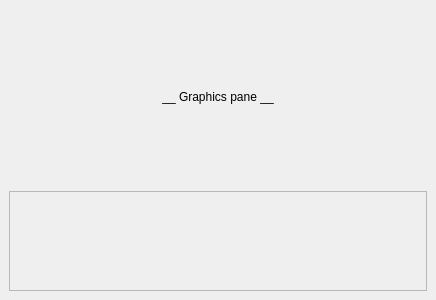
<ui version="4.0" >
 <class>TrajectoryGraphicsPane</class>
 <widget class="QWidget" name="TrajectoryGraphicsPane" >
  <property name="geometry" >
   <rect>
    <x>0</x>
    <y>0</y>
    <width>436</width>
    <height>300</height>
   </rect>
  </property>
  <property name="windowTitle" >
   <string>Form</string>
  </property>
  <layout class="QVBoxLayout" >
   <property name="margin" >
    <number>9</number>
   </property>
   <property name="spacing" >
    <number>6</number>
   </property>
   <item>
    <widget class="QLabel" name="label" >
     <property name="text" >
      <string>__ Graphics pane __</string>
     </property>
     <property name="alignment" >
      <set>Qt::AlignCenter</set>
     </property>
    </widget>
   </item>
   <item>
    <widget class="QFrame" name="frame" >
     <property name="minimumSize" >
      <size>
       <width>16</width>
       <height>100</height>
      </size>
     </property>
     <property name="maximumSize" >
      <size>
       <width>16777215</width>
       <height>100</height>
      </size>
     </property>
     <property name="frameShape" >
      <enum>QFrame::StyledPanel</enum>
     </property>
     <property name="frameShadow" >
      <enum>QFrame::Raised</enum>
     </property>
    </widget>
   </item>
  </layout>
 </widget>
 <resources/>
 <connections/>
</ui>
